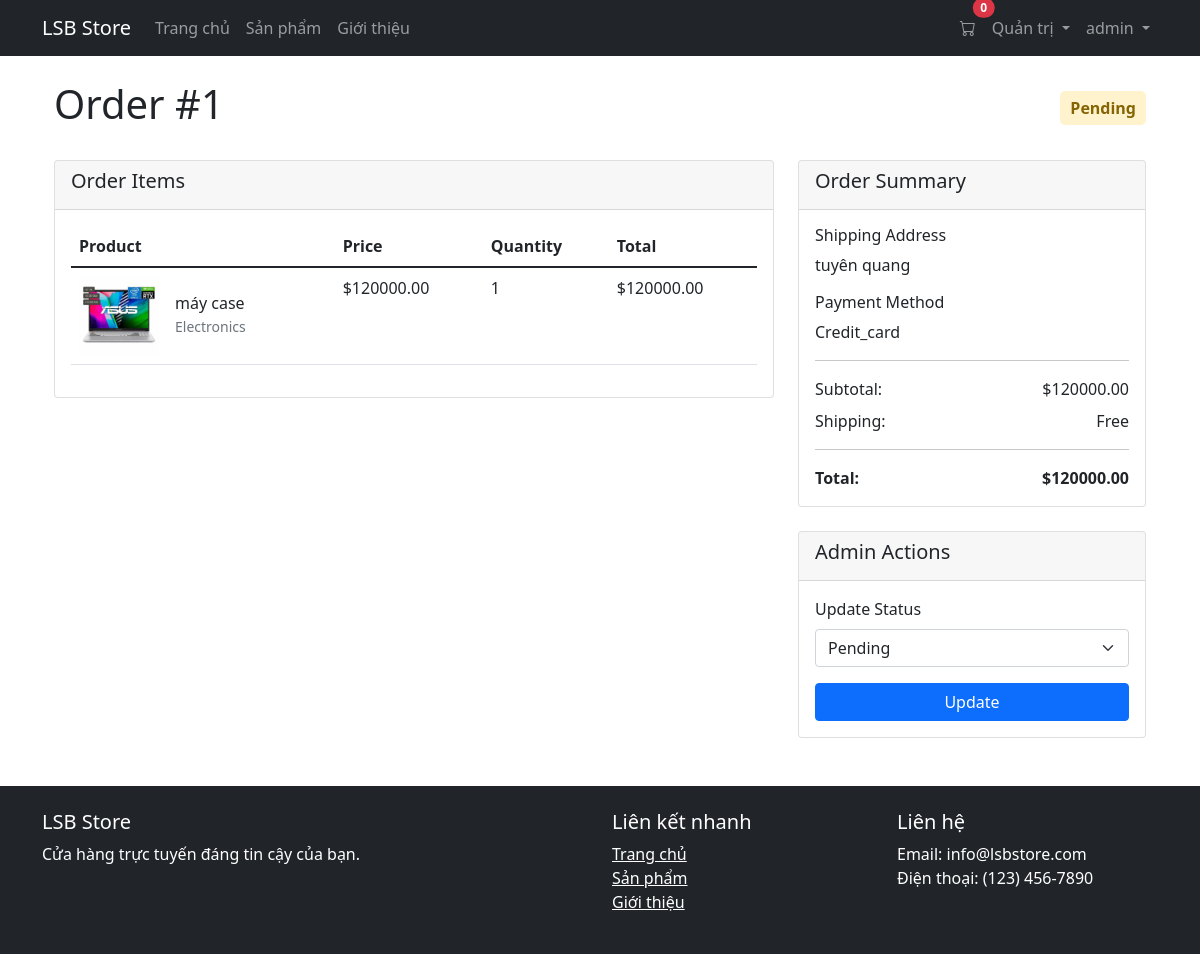
Screenshot of /order/1 (signed in) with the database file from the repository.
### app/models/user.py (models this page shows, shortened)
class User(UserMixin, db.Model):
    __tablename__ = 'users'
    id = db.Column(db.Integer, primary_key=True)
    username = db.Column(db.String(64), index=True, unique=True, nullable=False)
    email = db.Column(db.String(120), index=True, unique=True, nullable=False)
    password_hash = db.Column(db.String(128))
    is_admin = db.Column(db.Boolean, default=False)
    orders = db.relationship('Order', backref='customer', lazy='dynamic')
    reviews = db.relationship('Review', backref='author', lazy='dynamic')
    cart_items = db.relationship('CartItem', backref='user', lazy='dynamic')

### app/models/order.py (models this page shows, shortened)
class Order(db.Model):
    __tablename__ = 'orders'
    id = db.Column(db.Integer, primary_key=True)
    user_id = db.Column(db.Integer, db.ForeignKey('users.id'), nullable=False)
    created_at = db.Column(db.DateTime, index=True, default=datetime.utcnow)
    status = db.Column(db.String(20), default='pending')
    total_amount = db.Column(db.Float, nullable=False)
    shipping_address = db.Column(db.Text, nullable=False)
    payment_method = db.Column(db.String(50), nullable=False)
    items = db.relationship('OrderItem', backref='order', lazy='dynamic')

class OrderItem(db.Model):
    __tablename__ = 'order_items'
    id = db.Column(db.Integer, primary_key=True)
    order_id = db.Column(db.Integer, db.ForeignKey('orders.id'), nullable=False)
    product_id = db.Column(db.Integer, db.ForeignKey('products.id'), nullable=False)
    quantity = db.Column(db.Integer, nullable=False)
    price = db.Column(db.Float, nullable=False)

### app/models/product.py (models this page shows, shortened)
class Product(db.Model):
    __tablename__ = 'products'
    id = db.Column(db.Integer, primary_key=True)
    name = db.Column(db.String(100), nullable=False)
    description = db.Column(db.Text, nullable=False)
    price = db.Column(db.Float, nullable=False)
    image = db.Column(db.String(100))
    stock = db.Column(db.Integer, nullable=False, default=0)
    category = db.Column(db.String(50))
    reviews = db.relationship('Review', backref='product', lazy='dynamic')
    order_items = db.relationship('OrderItem', backref='product', lazy='dynamic')

### app/controllers/order_controller.py (the view)
@order_bp.route('/<int:id>')
@login_required
def order_detail(id):
    order = Order.query.get_or_404(id)
    if order.user_id != current_user.id and not current_user.is_admin:
        flash('You do not have permission to view this order', 'danger')
        return redirect(url_for('home.index'))
    return render_template('order/detail.html', order=order)

### app/models/user.py (called while the page is built)
@login_manager.user_loader
def load_user(id):
    return User.query.get(int(id))

### app/templates/order/detail.html (shortened to what this page needs)
{% extends "base.html" %}
{% block content %}
<div class="container">
    <div class="d-flex justify-content-between align-items-center mb-4">
        <h1>Order #{{ order.id }}</h1>
        <span class="order-status status-{{ order.status }}">
            {{ order.status|title }}
        </span>
    </div>
    <div class="row">
        <div class="col-md-8">
            <div class="card mb-4">
                <div class="card-header">
                    <h5>Order Items</h5>
                </div>
                <div class="card-body">
                    <table class="table">
                        <thead>
                            <tr>
                                <th>Product</th>
                                <th>Price</th>
                                <th>Quantity</th>
                                <th>Total</th>
                            </tr>
                        </thead>
                        <tbody>
                            {% for item in order.items %}
                            <tr>
                                <td>
                                    <div class="d-flex align-items-center">
                                        <img src="{{ url_for('static', filename='images/products/' + item.product.image) if item.product.image else url_for('static', filename='images/placeholder.png') }}"
                                             class="cart-item-img me-3" alt="{{ item.product.name }}">
                                        <div>
                                            <h6 class="mb-0">{{ item.product.name }}</h6>
                                            <small class="text-muted">{{ item.product.category|title }}</small>
                                        </div>
                                    </div>
                                </td>
                                <td>${{ "%.2f"|format(item.price) }}</td>
                                <td>{{ item.quantity }}</td>
                                <td>${{ "%.2f"|format(item.price * item.quantity) }}</td>
                            </tr>
                            {% endfor %}
                        </tbody>
                    </table>
                </div>
            </div>
        </div>
        <div class="col-md-4">
            <div class="card mb-4">
                <div class="card-header">
                    <h5>Order Summary</h5>
                </div>
                <div class="card-body">
                    <div class="mb-3">
                        <h6>Shipping Address</h6>
                        <p>{{ order.shipping_address }}</p>
                    </div>
                    <div class="mb-3">
                        <h6>Payment Method</h6>
                        <p>{{ order.payment_method|title }}</p>
                    </div>
                    <hr>
                    <div class="d-flex justify-content-between mb-2">
                        <span>Subtotal:</span>
                        <span>${{ "%.2f"|format(order.total_amount) }}</span>
                    </div>
                    <div class="d-flex justify-content-between mb-2">
                        <span>Shipping:</span>
                        <span>Free</span>
                    </div>
                    <hr>
                    <div class="d-flex justify-content-between fw-bold">
                        <span>Total:</span>
                        <span>${{ "%.2f"|format(order.total_amount) }}</span>
                    </div>
                </div>
            </div>
            {% if current_user.is_admin %}
            <div class="card">
                <div class="card-header">
                    <h5>Admin Actions</h5>
                </div>
                <div class="card-body">
                    <form method="POST" action="{{ url_for('order.admin_update_order', id=order.id) }}">
                        <div class="mb-3">
                            <label class="form-label">Update Status</label>
                            <select name="status" class="form-select">
                                <option value="pending" {% if order.status == 'pending' %}selected{% endif %}>Pending</option>
                            </select>
                        </div>
                        <button type="submit" class="btn btn-primary w-100">Update</button>
                    </form>
                </div>
            </div>
            {% endif %}
        </div>
    </div>
</div>
{% endblock %}

### app/templates/base.html (shortened to what this page needs)
<!DOCTYPE html>
<html lang="vi">
<head>
    <link href="https://cdn.jsdelivr.net/npm/bootstrap@5.1.3/dist/css/bootstrap.min.css" rel="stylesheet">
    <link rel="stylesheet" href="https://cdn.jsdelivr.net/npm/bootstrap-icons@1.8.1/font/bootstrap-icons.css">
    <link rel="stylesheet" href="{{ url_for('static', filename='css/style.css') }}">
</head>
<body>
    <nav class="navbar navbar-expand-lg navbar-dark bg-dark">
        <div class="container">
            <a class="navbar-brand" href="{{ url_for('home.index') }}">LSB Store</a>
            <div class="collapse navbar-collapse" id="navbarNav">
                <ul class="navbar-nav me-auto">
                    <li class="nav-item">
                        <a class="nav-link" href="{{ url_for('home.index') }}">Trang chủ</a>
                    </li>
                    <li class="nav-item">
                        <a class="nav-link" href="{{ url_for('product.list_products') }}">Sản phẩm</a>
                    </li>
                    <li class="nav-item">
                        <a class="nav-link" href="{{ url_for('home.about') }}">Giới thiệu</a>
                    </li>
                </ul>
                <ul class="navbar-nav">
                    <li class="nav-item">
                        <a class="nav-link position-relative" href="{{ url_for('cart.view_cart') }}">
                            <i class="bi bi-cart"></i>
                            <span class="position-absolute top-0 start-100 translate-middle badge rounded-pill bg-danger">
                                {% if current_user.is_authenticated %}
                                    {{ current_user.cart_items.count() }}
                                {% else %}
                                    0
                                {% endif %}
                            </span>
                        </a>
                    </li>
                    {% if current_user.is_authenticated %}
                        {% if current_user.is_admin %}
                            <li class="nav-item dropdown">
                                <a class="nav-link dropdown-toggle" href="#" id="adminDropdown" role="button" data-bs-toggle="dropdown">
                                    Quản trị
                                </a>
                            </li>
                        {% endif %}
                        <li class="nav-item dropdown">
                            <a class="nav-link dropdown-toggle" href="#" id="userDropdown" role="button" data-bs-toggle="dropdown">
                                {{ current_user.username }}
                            </a>
                        </li>
                    {% endif %}
                </ul>
            </div>
        </div>
    </nav>
    <div class="container mt-4">
        {% block content %}{% endblock %}
    </div>
    <footer class="bg-dark text-white mt-5">
        <div class="container py-4">
            <div class="row">
                <div class="col-md-6">
                    <h5>LSB Store</h5>
                    <p>Cửa hàng trực tuyến đáng tin cậy của bạn.</p>
                </div>
                <div class="col-md-3">
                    <h5>Liên kết nhanh</h5>
                    <ul class="list-unstyled">
                        <li><a href="{{ url_for('home.index') }}" class="text-white">Trang chủ</a></li>
                        <li><a href="{{ url_for('product.list_products') }}" class="text-white">Sản phẩm</a></li>
                        <li><a href="{{ url_for('home.about') }}" class="text-white">Giới thiệu</a></li>
                    </ul>
                </div>
                <div class="col-md-3">
                    <h5>Liên hệ</h5>
                    <address>
                        Email: info@lsbstore.com<br>
                        Điện thoại: (123) 456-7890
                    </address>
                </div>
            </div>
        </div>
    </footer>
</body>
</html>

### app/static/css/style.css (style rules this page uses)
body { display: flex; flex-direction: column; min-height: 100vh; }
footer { margin-top: auto; }
.cart-item-img { width: 80px; height: 80px; object-fit: contain; }
.order-status { padding: 5px 10px; border-radius: 5px; font-weight: bold; }
.status-pending { background-color: #fff3cd; color: #856404; }

### rows the page displays
User: username "admin"
Order: id "1", status "Pending", shipping_address "tuyên quang", payment_method "Credit_card", total_amount "120000.00"
OrderItem: image (picture), product.name "máy case", product.category "Electronics", price "120000.00", quantity "1", item.price*item.quantity "120000.00"

### other values shown
{{ current_user.cart_items.count() }} "0"
